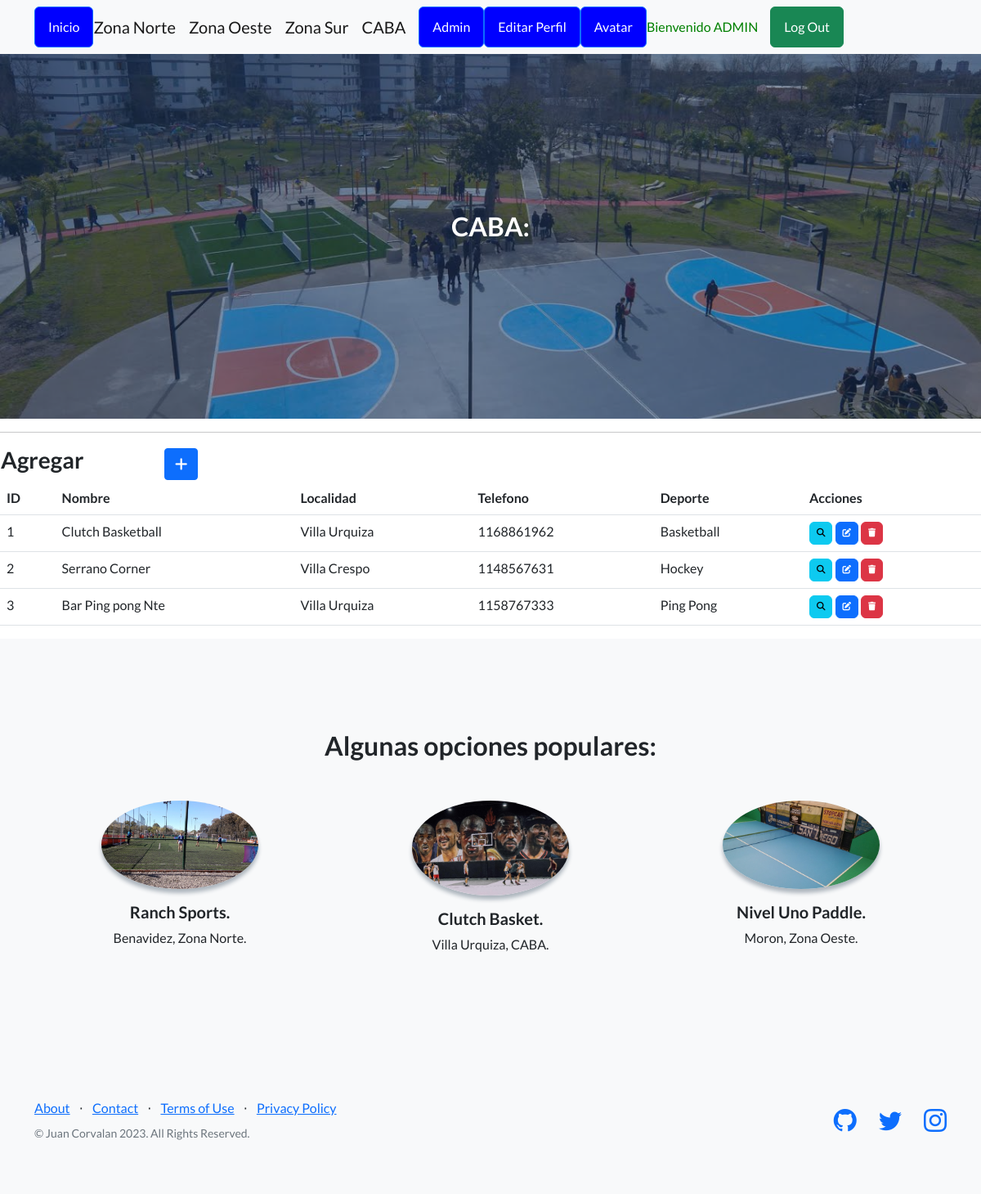
Screenshot of /aplicacion/caba/ (signed in) with the database file from the repository.
### aplicacion/models.py (models this page shows, shortened)
class Caba(models.Model):
    nombre = models.CharField(max_length=50)
    localidad = models.CharField(max_length=50)
    telefono = models.IntegerField()
    deporte = models.CharField(max_length=50)

### aplicacion/views.py (the view)
# urls.py: path('caba/', CabaList.as_view(), name="caba"),
class CabaList(LoginRequiredMixin, ListView):
    model = Caba

### aplicacion/templates/aplicacion/caba_list.html (shortened to what this page needs)
{% extends 'aplicacion/paginaprincipal.html' %}
{% load static %}
{% block cabecera %}
    CABA:
{% endblock cabecera %}
{% block contenido %}
<table>
    <tr>
        <td width="200"><h3>Agregar</h3></td>
        <td>
            <a
            href="{% url 'create_caba' %}"
            class="btn btn-primary btn-sm"
            >
            </a>
        </td>
    </tr>
</table>
<table class="table">
    <thead>
        <tr>
            <th>ID</th>
            <th>Nombre</th>
            <th>Localidad</th>
            <th>Telefono</th>
            <th>Deporte</th>
            <th>Acciones</th>
        </tr>
    </thead>
    <tbody>
    {% for caba in caba_list %}
    <tr>
        <td>{{ caba.id }}</td>
        <td>{{ caba.nombre }}</td>
        <td>{{ caba.localidad }}</td>
        <td>{{ caba.telefono }}</td>
        <td>{{ caba.deporte }}</td>
           <td>
           <a
                href="{% url 'detail_caba' caba.id  %}"
                class="btn btn-info"
                style="--bs-btn-padding-y: .25rem; --bs-btn-padding-x: .5rem; --bs-btn-font-size: .75rem;"
                >
            </a>
            <a
              href="{% url 'update_caba' caba.id  %}"
              class="btn btn-primary"
              style="--bs-btn-padding-y: .25rem; --bs-btn-padding-x: .5rem; --bs-btn-font-size: .75rem;"
              >
            </a>
            <a
              href="{% url 'delete_caba' caba.id  %}"
              class="btn btn-danger"
              style="--bs-btn-padding-y: .25rem; --bs-btn-padding-x: .5rem; --bs-btn-font-size: .75rem;"
              >
            </a>
          </td>
        </tr>
    {% endfor %}
    </tbody>
</table>
{% endblock contenido %}

### aplicacion/templates/aplicacion/paginaprincipal.html (shortened to what this page needs)
<!DOCTYPE html>
<html lang="en">
    <head>
        {% load static %}
        <link href="https://cdn.jsdelivr.net/npm/bootstrap-icons@1.5.0/font/bootstrap-icons.css" rel="stylesheet" type="text/css" />
        <link rel="stylesheet" href="https://cdnjs.cloudflare.com/ajax/libs/font-awesome/6.4.0/css/all.min.css"/>
        <link href="{% static 'aplicacion/css/styles.css' %}" rel="stylesheet" />
    </head>
    <body>
<nav class="navbar navbar-light bg-light static-top">
    <div class="container d-flex justify-content-between">
        <div class="d-flex align-items-center">
            <a class="btn btn-primary mr-3" href="{% url 'inicio' %}" style="background-color: blue; color: white;">Inicio</a>
            {% if user.is_authenticated %}
                <a class="navbar-brand mr-3" href="{% url 'zona norte' %}">Zona Norte</a>
                <a class="navbar-brand mr-3" href="{% url 'zona oeste' %}">Zona Oeste</a>
                <a class="navbar-brand mr-3" href="{% url 'zona sur' %}">Zona Sur</a>
                <a class="navbar-brand mr-3" href="{% url 'caba' %}">CABA</a>
                <a class="btn btn-primary mr-3" href="{% url 'admin:index' %}" style="background-color: blue; color: white;">Admin</a>
                <a class="btn btn-primary mr-3" href="{% url 'editar_form' %}" style="background-color: blue; color: white;">Editar Perfil</a>
                <a class="btn btn-primary mr-3" href="{% url 'agregar_avatar' %}" style="background-color: blue; color: white;">Avatar</a>
                <p style="color:green; margin-right: 15px;" class="mb-0">Bienvenido {{ user.username|upper }}</p>
                <a class="btn btn-success ml-auto" href="{% url 'logout' %}">Log Out</a>
            {% endif %}
        </div>
    </div>
</nav>
        <header class="masthead">
            <div class="container position-relative">
                <div class="row justify-content-center">
                    <div class="col-xl-6">
                        <div class="text-center text-white">
                            <h2 class="mb-4">
                                {% block cabecera %}{% endblock cabecera %}
                            </h2>
                        </div>
                    </div>
                </div>
            </div>
        </header>
        <hr>
        {% block contenido %}
        {% endblock contenido %}
       <section class="testimonials text-center bg-light">
            <div class="container">
                <h2 class="mb-5">Algunas opciones populares:</h2>
                <div class="row">
                    <div class="col-lg-4">
                        <div class="testimonial-item mx-auto mb-5 mb-lg-0">
                            <img class="img-fluid rounded-circle mb-3" src="{% static 'aplicacion/assets/img/ranchsports.jpeg' %}" alt="..." />
                            <h5>Ranch Sports.</h5>
                            <p class="font-weight-light mb-0">Benavidez, Zona Norte.</p>
                        </div>
                    </div>
                    <div class="col-lg-4">
                        <div class="testimonial-item mx-auto mb-5 mb-lg-0">
                            <img class="img-fluid rounded-circle mb-3" src="{% static 'aplicacion/assets/img/clutch-caba.jpeg' %}" alt="..." />
                            <h5>Clutch Basket.</h5>
                            <p class="font-weight-light mb-0">Villa Urquiza, CABA.</p>
                        </div>
                    </div>
                    <div class="col-lg-4">
                        <div class="testimonial-item mx-auto mb-5 mb-lg-0">
                            <img class="img-fluid rounded-circle mb-3" src="{% static 'aplicacion/assets/img/2021-03-28.jpg' %}" alt="..." />
                            <h5>Nivel Uno Paddle.</h5>
                            <p class="font-weight-light mb-0">Moron, Zona Oeste.</p>
                        </div>
                    </div>
                </div>
            </div>
        </section>
        <footer class="footer bg-light">
            <div class="container">
                <div class="row">
                    <div class="col-lg-6 h-100 text-center text-lg-start my-auto">
                        <ul class="list-inline mb-2">
                            <li class="list-inline-item"><a href="#!">About</a></li>
                            <li class="list-inline-item">⋅</li>
                            <li class="list-inline-item"><a href="#!">Contact</a></li>
                            <li class="list-inline-item">⋅</li>
                            <li class="list-inline-item"><a href="#!">Terms of Use</a></li>
                            <li class="list-inline-item">⋅</li>
                            <li class="list-inline-item"><a href="#!">Privacy Policy</a></li>
                        </ul>
                        <p class="text-muted small mb-4 mb-lg-0">&copy; Juan Corvalan 2023. All Rights Reserved.</p>
                    </div>
                    <div class="col-lg-6 h-100 text-center text-lg-end my-auto">
                        <ul class="list-inline mb-0">
                            <li class="list-inline-item me-4">
                                <a href="https://github.com/JuaniCorvalan"><i class="bi-github fs-3"></i></a>
                            </li>
                            <li class="list-inline-item me-4">
                                <a href="https://twitter.com/JuaniCorvalan7"><i class="bi-twitter fs-3"></i></a>
                            </li>
                            <li class="list-inline-item">
                                <a href="https://www.instagram.com/juanicorvalan/"><i class="bi-instagram fs-3"></i></a>
                            </li>
                        </ul>
                    </div>
                </div>
            </div>
        </footer>
    </body>
</html>

### rows the page displays
Caba: id "1", nombre "Clutch Basketball", localidad "Villa Urquiza", telefono "1168861962", deporte "Basketball"
Caba: id "2", nombre "Serrano Corner", localidad "Villa Crespo", telefono "1148567631", deporte "Hockey"
Caba: id "3", nombre "Bar Ping pong Nte", localidad "Villa Urquiza", telefono "1158767333", deporte "Ping Pong"

### other values shown
{{ user.username|upper }} "ADMIN"
